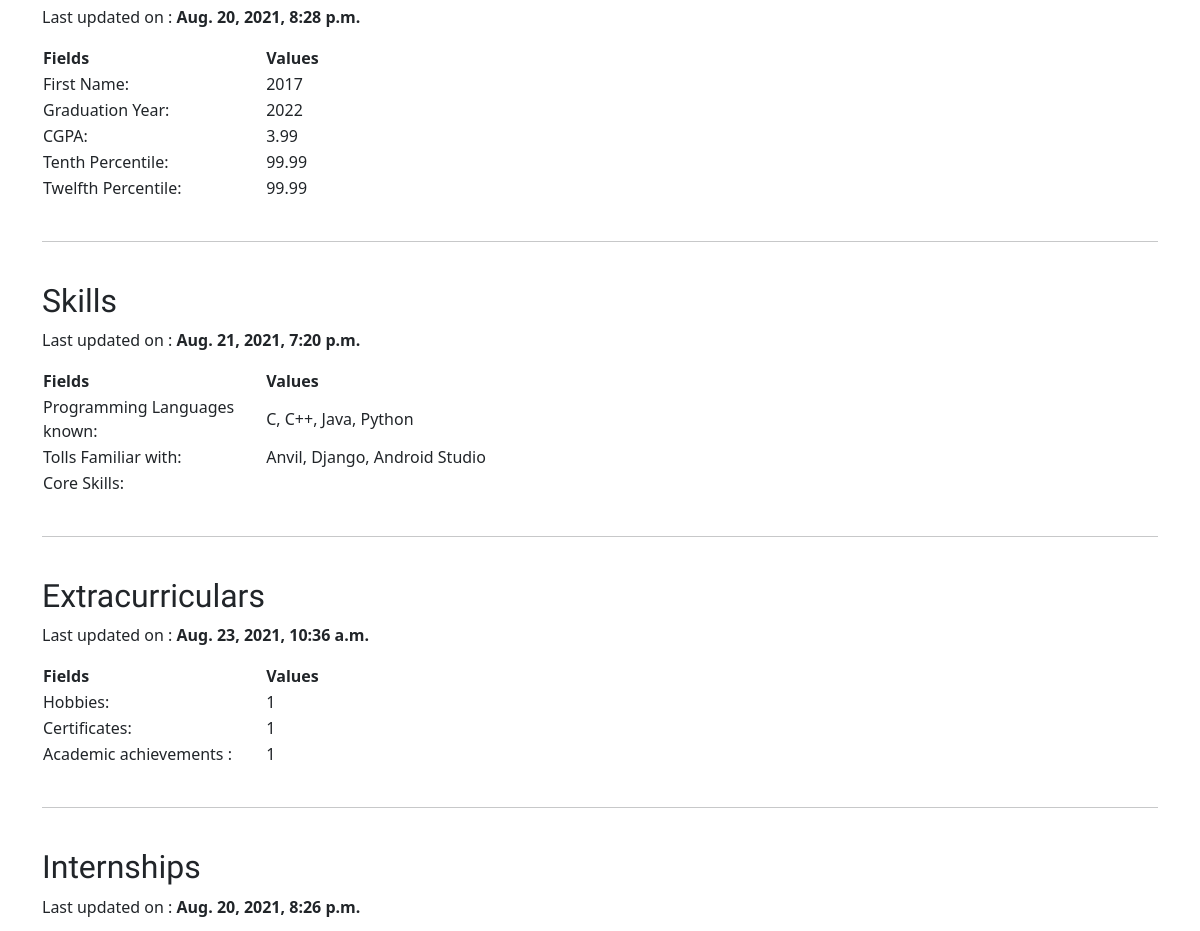
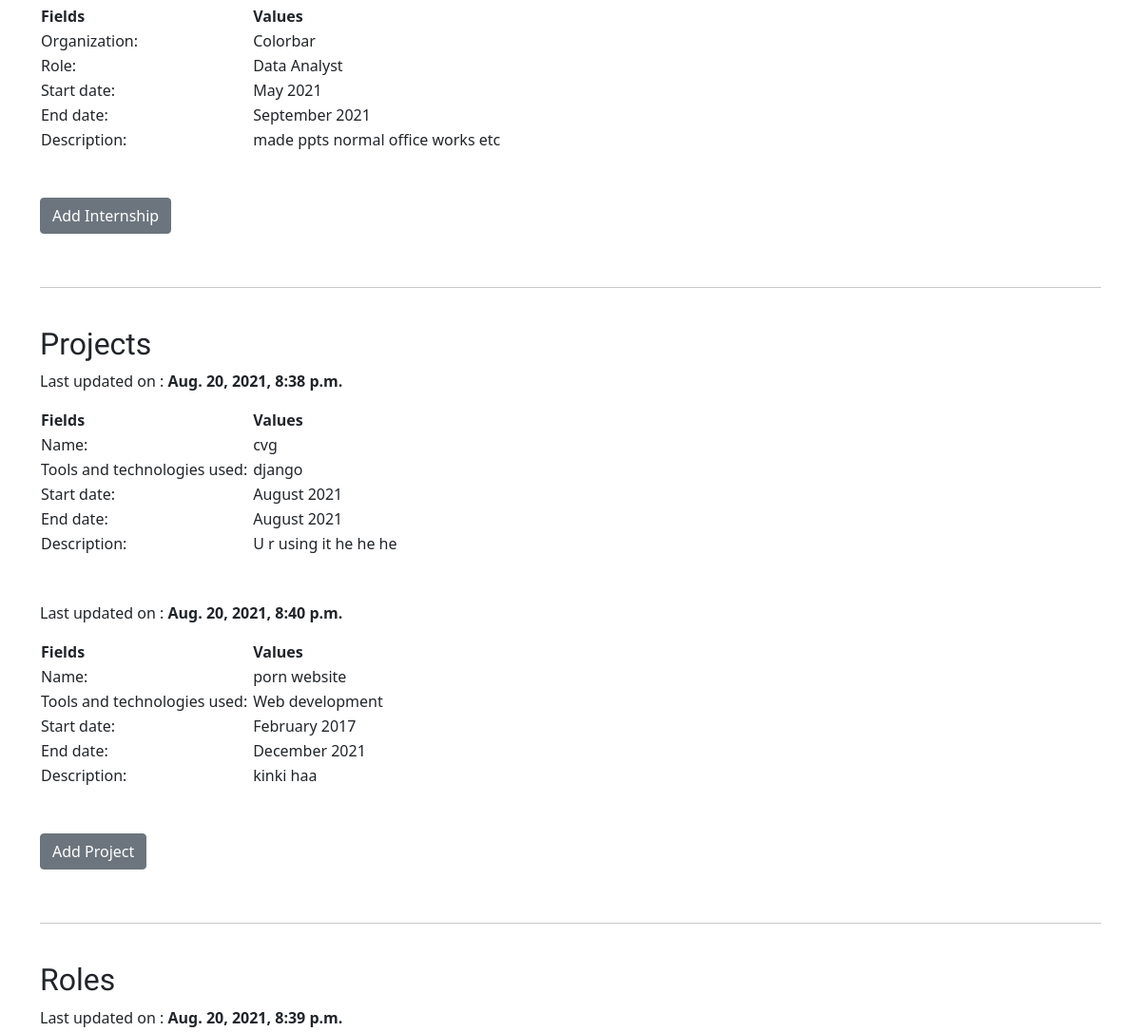
Page /cvg/cv/1/ (middle part) on the earlier database version (2 pictures, top to bottom).
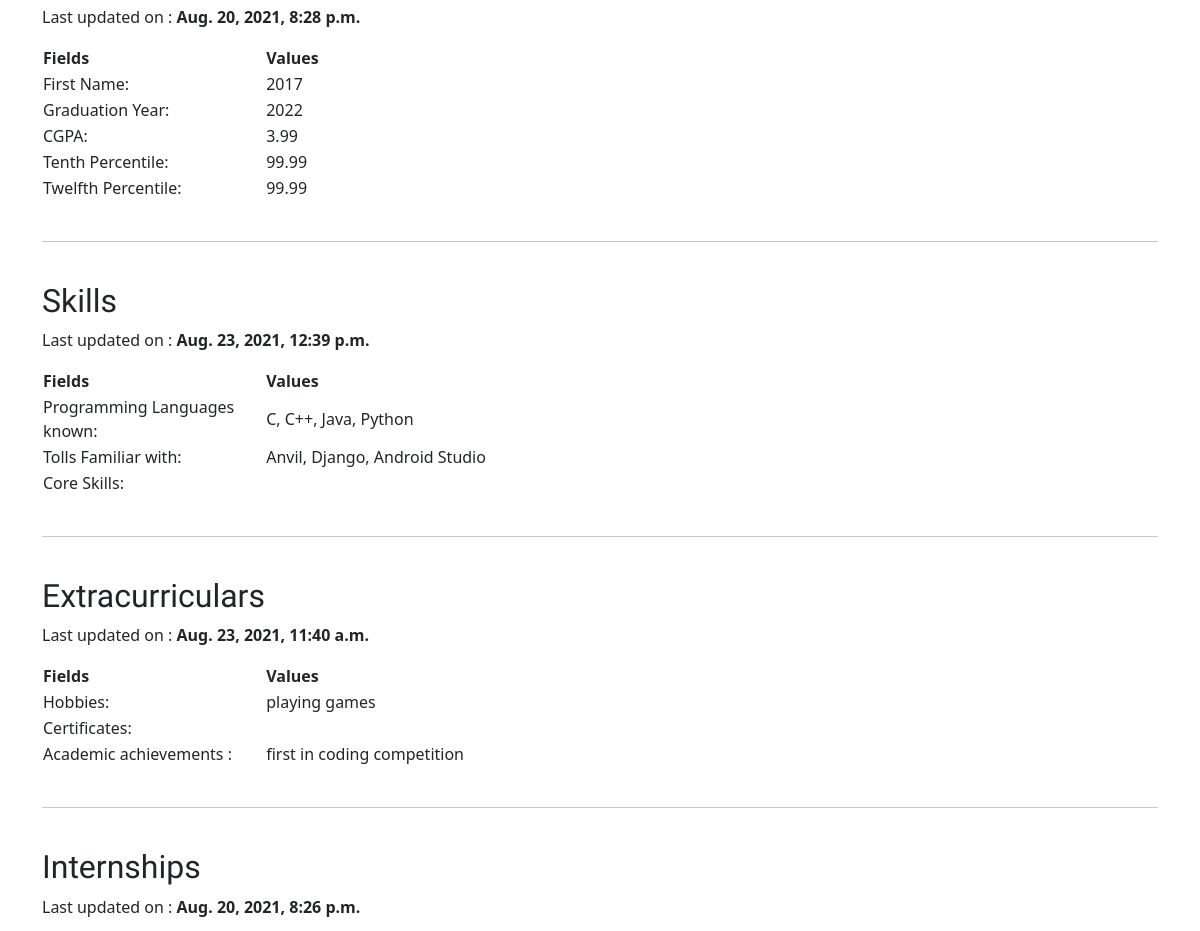
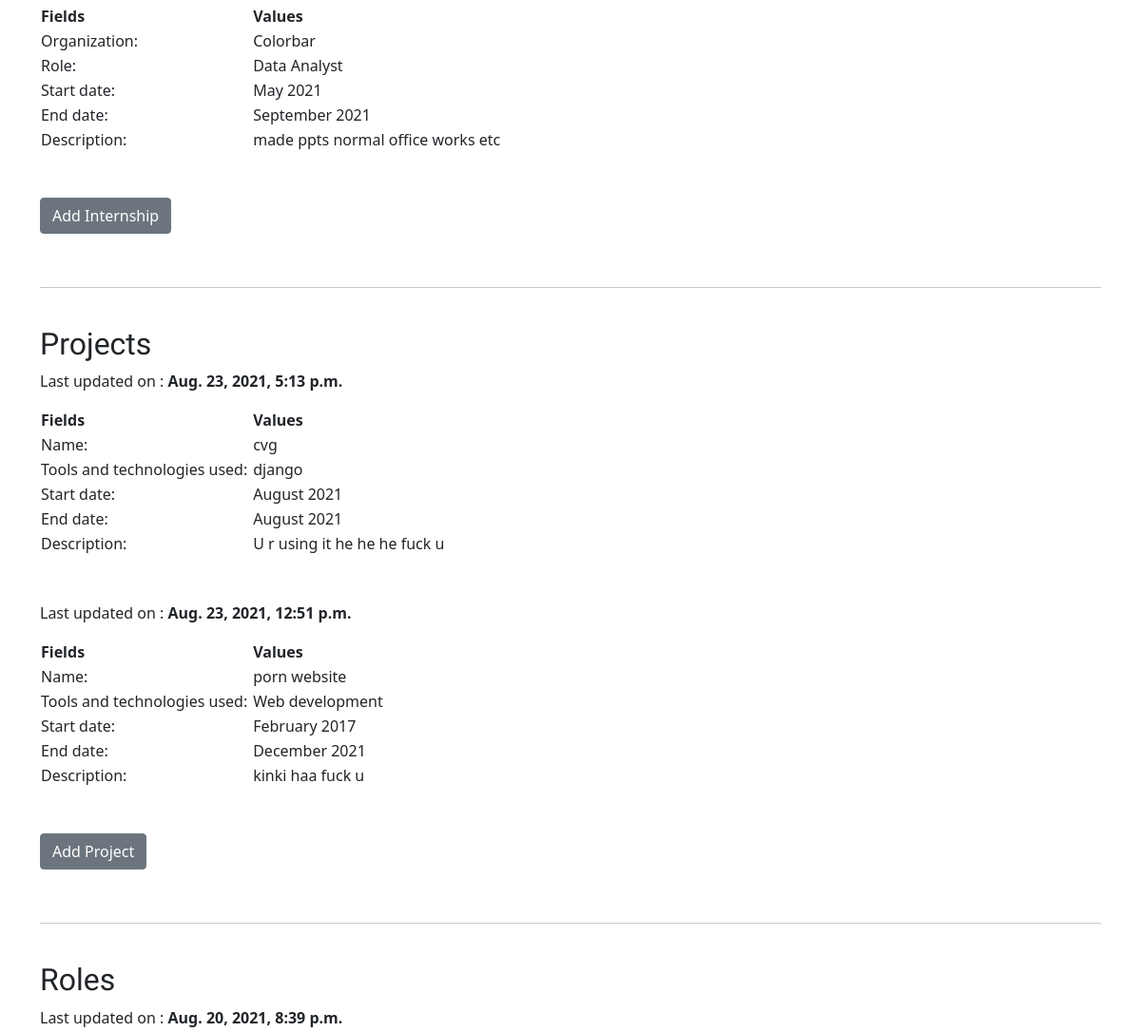
Same page on the later database version (2 pictures, top to bottom).
### cvg/models.py (models this page shows, shortened)
class Academics(models.Model):
    cv = models.ForeignKey('cvg.Cv', on_delete=models.CASCADE, related_name='academics')
    admission_year = models.IntegerField(choices=years)
    graduation_year = models.IntegerField(choices=years)
    cgpa = models.DecimalField(max_digits=3, decimal_places=2, validators=[MaxValueValidator(4), MinValueValidator(2)])
    tenth_percentile = models.DecimalField(max_digits=4, decimal_places=2)
    twelfth_percentile = models.DecimalField(max_digits=4, decimal_places=2)
    approved = models.BooleanField(default=True)
    modified_date = models.DateTimeField(default=timezone.now)
    edited_by = models.CharField(max_length=11, blank=True)

class Skills(models.Model):
    cv = models.ForeignKey('cvg.Cv', on_delete=models.CASCADE, related_name='skills')
    programming_languages = models.TextField(max_length=100, null=True, blank=True)
    tools_familiar_with = models.TextField(max_length=100, null=True, blank=True)
    core_skills = models.TextField(max_length=100, null=True, blank=True)
    approved = models.BooleanField(default=True)
    modified_date = models.DateTimeField(default=timezone.now)
    edited_by = models.CharField(max_length=11, blank=True)

class Extracurricular(models.Model):
    cv = models.ForeignKey('cvg.Cv', on_delete=models.CASCADE, related_name='extracurricular')
    hobby = models.TextField(max_length=100, blank=True, null=True)
    certificates = models.TextField(max_length=100, blank=True, null=True)
    academic_achievements = models.TextField(max_length=100, blank=True, null=True)
    approved = models.BooleanField(default=True)
    modified_date = models.DateTimeField(default=timezone.now)
    edited_by = models.CharField(max_length=11, blank=True)

class Internships(models.Model):
    cv = models.ForeignKey('cvg.Cv', on_delete=models.CASCADE, related_name='internships')
    organization = models.CharField(max_length=20)
    role = models.CharField(max_length=20)
    start_month = models.CharField(max_length=10, choices=months, default='January')
    start_year = models.IntegerField(choices=years, blank=True, null=True)
    end_month = models.CharField(max_length=10, choices=months, default='January')
    end_year = models.IntegerField(choices=years, blank=True, null=True)
    description = models.TextField(max_length=200)
    approved = models.BooleanField(default=True)
    modified_date = models.DateTimeField(default=timezone.now)
    edited_by = models.CharField(max_length=11, blank=True, null=True)

class Projects(models.Model):
    cv = models.ForeignKey('cvg.Cv', on_delete=models.CASCADE, related_name='projects')
    name = models.TextField(max_length=100)
    tools_and_tech = models.TextField(max_length=100)
    start_month = models.CharField(max_length=10, choices=months, default='January')
    start_year = models.IntegerField(choices=years, blank=True, null=True)
    end_month = models.CharField(max_length=10, choices=months, default='January')
    end_year = models.IntegerField(choices=years, blank=True, null=True)
    description = models.TextField(max_length=200)
    approved = models.BooleanField(default=True)
    modified_date = models.DateTimeField(default=timezone.now)
    edited_by = models.CharField(max_length=11, blank=True, null=True)

class Roles(models.Model):
    cv = models.ForeignKey('cvg.Cv', on_delete=models.CASCADE, related_name='roles')
    organization = models.CharField(max_length=20)
    role = models.CharField(max_length=20)
    start_month = models.CharField(max_length=10, choices=months, default='January')
    start_year = models.IntegerField(choices=years, blank=True, null=True)
    end_month = models.CharField(max_length=10, choices=months, default='January')
    end_year = models.IntegerField(choices=years, blank=True, null=True)
    description = models.TextField(max_length=200)
    approved = models.BooleanField(default=True)
    modified_date = models.DateTimeField(default=timezone.now)
    edited_by = models.CharField(max_length=11, blank=True)

### cvg/views.py (the view)
# urls.py: path('cv/<int:pk>/', views.cv_detail, name='cv_detail'),
def cv_detail(request, pk):
    cv = get_object_or_404(Cv, pk=pk)
    context = {'cv': cv}
    return render(request, 'cvg/cv_detail.html', context)

### cvg/templates/cvg/cv_detail.html (shortened to what this page needs)
{% extends 'cvg/base.html' %}
{% block content %}
    <br>
    <br>
    {% for ad in cv.academics.all %}
      <div class="kontainer">
      <div class="kontainer">
      <h2> Academic Details </h2><p>Last updated on : <strong>{{ad.modified_date}}</strong></p>
          <table style="">
            <tr>
              <th>Fields</th>
              <th>Values</th>
            </tr>
            <tr>
            <tr>
              <td>First Name:</th>
              <td>{{ad.admission_year }}</td>
            </tr>
            <tr>
              <td>Graduation Year:</td>
              <td>{{ad.graduation_year }}</td>
            </tr>
            <tr>
              <td>CGPA:</td>
              <td>{{ad.cgpa }}</td>
            </tr>
            <tr>
              <td>Tenth Percentile:</td>
              <td>{{ad.tenth_percentile }}</td>
            </tr>
            <tr>
              <td>Twelfth Percentile:</td>
              <td>{{ad.twelfth_percentile }}</td>
            </tr>
          </table>
    {% endfor %}
    <div class="kontainer">
    <br>
    <hr>
    <br>
    {% for sd in cv.skills.all %}
      <div class="kontainer">
      <div class="kontainer">
      <h2> Skills </h2><p>Last updated on : <strong>{{sd.modified_date}}</strong></p>
          <table style="">
            <tr>
              <th>Fields</th>
              <th>Values</th>
            </tr>
            <tr>
            <tr>
              <td>Programming Languages known:</th>
              <td>{{sd.programming_languages }}</td>
            </tr>
            <tr>
              <td>Tolls Familiar with:</td>
              <td>{{sd.tools_familiar_with }}</td>
            </tr>
            <tr>
              <td>Core Skills:</td>
              <td>{{sd.core_skills }}</td>
            </tr>
          </table>
    {% endfor %}
    </div>
    <div class="kontainer">
    <br>
    <hr>
    <br>
    {% for ed in cv.extracurricular.all %}
      <div class="kontainer">
      <div class="kontainer">
      <h2> Extracurriculars </h2><p>Last updated on : <strong>{{ed.modified_date}}</strong></p>
          <table style="">
            <tr>
              <th>Fields</th>
              <th>Values</th>
            </tr>
            <tr>
            <tr>
              <td>Hobbies:</th>
              <td>{{ed.hobby }}</td>
            </tr>
            <tr>
              <td>Certificates:</td>
              <td>{{ed.certificates }}</td>
            </tr>
            <tr>
              <td>Academic achievements :</td>
              <td>{{ed.academic_achievements }}</td>
            </tr>
          </table>
    {% endfor %}
    </div>
<div class="kontainer">
    <br>
    <hr>
    <br>
    <h2> Internships </h2>
    {% for ind in cv.internships.all %}
      <div class="kontainer">
      <div class="kontainer">
      <p>Last updated on : <strong>{{ind.modified_date}}</strong></p>
          <table style="">
            <tr>
              <th>Fields</th>
              <th>Values</th>
            </tr>
            <tr>
            <tr>
              <td>Organization:</th>
              <td>{{ind.organization }}</td>
            </tr>
            <tr>
              <td>Role:</td>
              <td>{{ind.role }}</td>
            </tr>
            <tr>
              <td>Start date:</td>
              <td>{{ind.start_month }} {{ind.start_year }}</td>
            </tr>
            <tr>
              <td>End date:</td>
              <td>{{ind.end_month }} {{ind.end_year }}</td>
            </tr>
            <tr>
              <td>Description:</td>
              <td>{{ind.description }}</td>
            </tr>
          </table>
          <br>
          <br>
            {% empty %}
      </div>
      <p>No Internships added yet</p>
      </div>
    {% endfor %}
    <div class="kontainer">
            <a href="{% url 'cvg:add_ind' pk=cv.pk %}" class="btn btn-secondary">Add Internship</a>
    </div>
    </div>
<div class="kontainer">
    <br>
    <hr>
    <br>
    <h2> Projects </h2>
    {% for pd in cv.projects.all %}
      <div class="kontainer">
      <div class="kontainer">
      <p>Last updated on : <strong>{{pd.modified_date}}</strong></p>
          <table style="">
            <tr>
              <th>Fields</th>
              <th>Values</th>
            </tr>
            <tr>
            <tr>
              <td>Name:</th>
              <td>{{pd.name }}</td>
            </tr>
            <tr>
              <td>Tools and technologies used:</td>
              <td>{{pd.tools_and_tech }}</td>
            </tr>
            <tr>
              <td>Start date:</td>
              <td>{{pd.start_month }} {{pd.start_year }}</td>
            </tr>
            <tr>
              <td>End date:</td>
              <td>{{pd.end_month }} {{pd.end_year }}</td>
            </tr>
            <tr>
              <td>Description:</td>
              <td>{{pd.description }}</td>
            </tr>
          </table>
          <br>
          <br>
            {% empty %}
      </div>
      <p>No Projects added yet</p>
      </div>
    {% endfor %}
    <div class="kontainer">
            <a href="{% url 'cvg:add_pd' pk=cv.pk %}" class="btn btn-secondary">Add Project</a>
    </div>
    </div>
<div class="kontainer">
    <br>
    <hr>
    <br>
    <h2> Roles </h2>
    {% for rd in cv.roles.all %}
      <div class="kontainer">
      <div class="kontainer">
      <p>Last updated on : <strong>{{rd.modified_date}}</strong></p>
          <br>
          <br>
            {% empty %}
      </div>
      <p>No Roles added yet</p>
      </div>
    {% endfor %}
    </div>
{% endblock %}

### cvg/templates/cvg/base.html (shortened to what this page needs)
{% load static %}
<!DOCTYPE html>
<html lang="en">
<head>
    <link href="https://cdn.jsdelivr.net/npm/bootstrap@5.0.2/dist/css/bootstrap.min.css" rel="stylesheet"
        type="text/css">
    <link href="https://cdn.jsdelivr.net/npm/bootstrap@5.0.2/dist/css/bootstrap.min.css" rel="stylesheet"
>
    <link rel="stylesheet" href="https://cdnjs.cloudflare.com/ajax/libs/font-awesome/4.7.0/css/font-awesome.min.css">
    <link href="{% static 'cvg/style.css' %}" rel="stylesheet" type="text/css">
</head>
<body>
    <br>
    <div class="container">
    {% block content %}
    {% endblock %}
    </div>
    <br>
</body>
</html>

### cvg/static/cvg/style.css (style rules this page uses)
h1, h2, h3, h4, h5, h6 { font-family: 'Tangerine', 'Inconsolata', 'Droid Sans', serif; }

### cvg/templates/cvg/cv_detail.html (style rules this page uses)
table, th, td { border: 0px solid black; border-collapse: collapse; }
table { width: 80%; }
td:nth-child(1) { width: 20%; }
td:nth-child(2) { width: 60%; }

Differences in the rows shown:
changed Skills "C, C++, Java, Python": modified_date "Aug. 21, 2021, 7:20 p.m." → "Aug. 23, 2021, 12:39 p.m."
changed Extracurricular: modified_date "Aug. 23, 2021, 10:36 a.m." → "Aug. 23, 2021, 11:40 a.m."; hobby "1" → "playing games"; academic_achievements "1" → "first in coding competition"; certificates "1" → (not shown)
changed Projects "cvg": modified_date "Aug. 20, 2021, 8:38 p.m." → "Aug. 23, 2021, 5:13 p.m."; description "U r using it he he he" → "U r using it he he he fuck u"
changed Projects "porn website": modified_date "Aug. 20, 2021, 8:40 p.m." → "Aug. 23, 2021, 12:51 p.m."; description "kinki haa" → "kinki haa fuck u"
